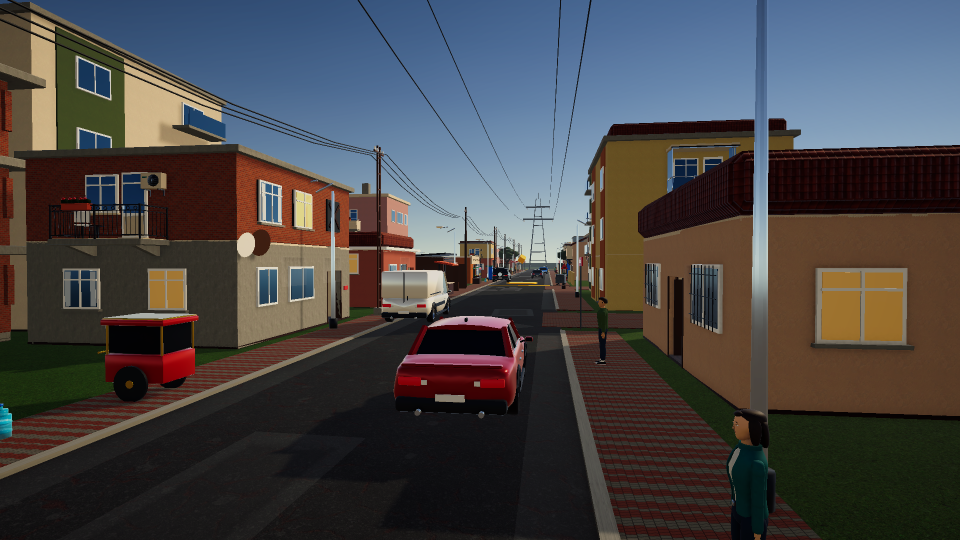
#> input picture release/store_screenshots/raw/shot2_selman_driving.png, 1920 x 1080 px (shown at 1/2 size); its folder holds 6 pictures in this run
$ python generate_store_posters.py
#> lines starting #> are read from the running program, lines starting #| are printed output that depends on the picture
#!/usr/bin/env python3
"""
Our World / Bizim Dünyamız — Next-Gen Store Marketing Poster, Header & Search Studio
Generates ultra-vibrant, Search-optimized store screenshots & headers across ALL mobile & tablet sizes
in BOTH Turkish (tr) and English (en-US):
  - Google Play Phone (1920 x 1080)
  - Apple App Store 6.7" iPhone (2796 x 1290)
  - Apple App Store 6.5" iPhone (2688 x 1242)
  - Apple App Store 12.9"/13" iPad Pro (2732 x 2048)
  - Google Play 7" Tablet (1920 x 1200)
  - Google Play 10" Tablet (2560 x 1600)
  - Google Play Feature Graphic / Store Header (1024 x 500 RGB — TR & EN + synced to StoreAssets/)

Usage:
  python3 release/store_screenshots/generate_store_posters.py --lang tr
  python3 release/store_screenshots/generate_store_posters.py --lang en
"""

import math
import os
import random
import shutil
import sys
from PIL import Image, ImageDraw, ImageEnhance, ImageFilter, ImageFont

SCRIPT_DIR = os.path.dirname(os.path.abspath(__file__))
PROJECT_DIR = os.path.abspath(os.path.join(SCRIPT_DIR, "..", ".."))
RAW_DIR = os.path.join(SCRIPT_DIR, "raw")
ICON_PATH = os.path.join(PROJECT_DIR, "StoreAssets", "AppStore_Icon_1024.png")
OUT_FEATURE = os.path.join(SCRIPT_DIR, "google_play_feature")
STORE_FEATURE_DST = os.path.join(PROJECT_DIR, "StoreAssets", "GooglePlay_FeatureGraphic_1024x500.png")

TARGETS = {
    "google_play_phone":     {"w": 1920, "h": 1080, "is_tablet": False},
    "app_store_6.7":         {"w": 2796, "h": 1290, "is_tablet": False},
    "app_store_6.5":         {"w": 2688, "h": 1242, "is_tablet": False},
    "app_store_ipad_12.9":   {"w": 2732, "h": 2048, "is_tablet": True},
    "google_play_tablet_7":  {"w": 1920, "h": 1200, "is_tablet": True},
    "google_play_tablet_10": {"w": 2560, "h": 1600, "is_tablet": True},
}

FONT_BOLD_CANDIDATES = [
    "/System/Library/Fonts/Supplemental/Arial Black.ttf",
    "/System/Library/Fonts/Supplemental/Arial Bold.ttf",
    "/System/Library/Fonts/Helvetica.ttc",
    "/System/Library/Fonts/SFNS.ttf",
]
FONT_MED_CANDIDATES = [
    "/System/Library/Fonts/Supplemental/Arial Bold.ttf",
    "/System/Library/Fonts/Helvetica.ttc",
    "/System/Library/Fonts/SFNS.ttf",
]
FONT_BOLD_PATH = next((p for p in FONT_BOLD_CANDIDATES if os.path.exists(p)), "")
FONT_MED_PATH = next((p for p in FONT_MED_CANDIDATES if os.path.exists(p)), FONT_BOLD_PATH)

_FONT_CACHE = {}
_RAW_CACHE = {}


# [17 lines left out: functions get_font, fit_font, not called in this run]


def load_and_grade_screenshot(raw_path, crop_bottom_px=0, warm_night_boost=False):
    """Loads a raw gameplay capture, optionally trims desktop bottom key-hint bar,
    and applies vibrant sunlit OLED studio color grading so shots pop in Store & Search."""
#> called with crop_bottom_px = 0, warm_night_boost = False
    cache_key = (raw_path, crop_bottom_px, warm_night_boost)
    if cache_key in _RAW_CACHE:
        return _RAW_CACHE[cache_key]

    if not os.path.exists(raw_path):
        raise FileNotFoundError(f"Missing raw screenshot: {raw_path}")

    im = Image.open(raw_path).convert("RGB")
#> im is the input picture: PIL image 1920x1080 RGB; mean R, G, B 71.2, 69.2, 70.4
    w, h = im.size
    if w == 2622 and h == 1206:
        im = im.crop((175, 0, w, h))
    elif w == 2424 and h == 1080:
        im = im.crop((145, 138, 2424, 1080))

    if crop_bottom_px > 0 and im.size[1] > crop_bottom_px + 200:
        cw, ch = im.size
        im = im.crop((0, 0, cw, ch - crop_bottom_px))

    if warm_night_boost:
        # Lift dark night asphalt/buildings cleanly while saturating warm evening amber lights
        im = ImageEnhance.Brightness(im).enhance(1.38)
        im = ImageEnhance.Contrast(im).enhance(1.16)
        im = ImageEnhance.Color(im).enhance(1.36)
        im = ImageEnhance.Sharpness(im).enhance(1.20)
        rgba = im.convert("RGBA")
        # Add subtle warm golden streetlamp atmospheric glow halos along the avenue lamps
        glow = Image.new("RGBA", rgba.size, (0, 0, 0, 0))
        gdraw = ImageDraw.Draw(glow)
        gw, gh = rgba.size
        lamp_spots = [
            (0.41, 0.25, 0.08),
            (0.55, 0.35, 0.07),
            (0.64, 0.43, 0.06),
            (0.89, 0.45, 0.07),
            (0.52, 0.56, 0.14),
            (0.28, 0.64, 0.16),
        ]
        for lx, ly, lr in lamp_spots:
            cx, cy, r = int(gw * lx), int(gh * ly), int(gw * lr)
            gdraw.ellipse([cx - r, cy - r, cx + r, cy + r], fill=(255, 198, 92, 68))
        glow = glow.filter(ImageFilter.GaussianBlur(max(12, gw // 24)))
        rgba = Image.alpha_composite(rgba, glow)
    else:
        # Vibrant, crisp sunlit OLED store color grade
        im = ImageEnhance.Brightness(im).enhance(1.10)
        im = ImageEnhance.Contrast(im).enhance(1.14)
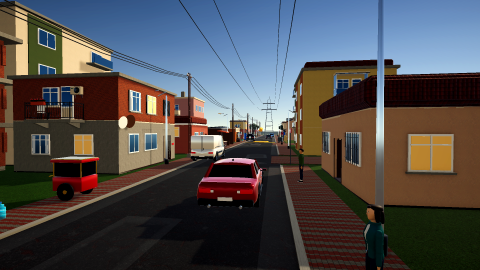
#> im: PIL image 1920x1080 RGB (shown at 1/4 size); mean R, G, B 77.8, 75.6, 77
        im = ImageEnhance.Color(im).enhance(1.30)
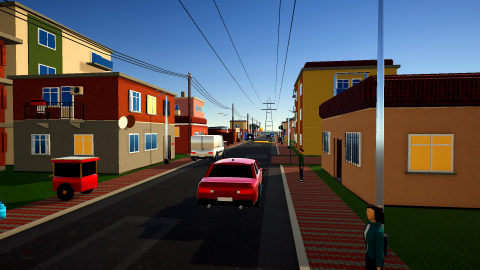
#> im: PIL image 1920x1080 RGB (shown at 1/4 size); mean R, G, B 77.9, 75.1, 77.1
        im = ImageEnhance.Sharpness(im).enhance(1.22)
        rgba = im.convert("RGBA")
        # Gentle warm top sunlight glaze
        sun = Image.new("RGBA", rgba.size, (0, 0, 0, 0))
#> sun: PIL image 1920x1080 RGBA; every value is 0
        sdraw = ImageDraw.Draw(sun)
        sw, sh = rgba.size
        sdraw.ellipse([int(sw * 0.55), -int(sh * 0.35), int(sw * 1.25), int(sh * 0.55)], fill=(255, 224, 150, 26))
        sun = sun.filter(ImageFilter.GaussianBlur(max(16, sw // 18)))
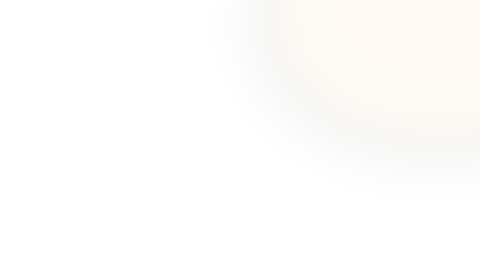
#> sun: PIL image 1920x1080 RGBA (shown at 1/4 size); mean R, G, B, A 54.3, 47.7, 31.9, 5.5; transparent parts drawn white
        rgba = Image.alpha_composite(rgba, sun)
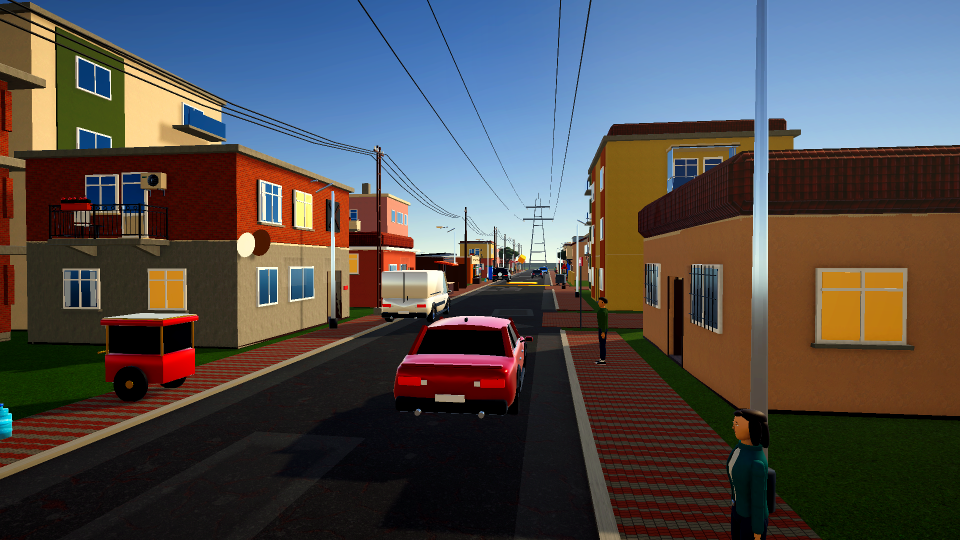
#> rgba: PIL image 1920x1080 RGBA (shown at 1/2 size); mean R, G, B, A 80.2, 76.6, 76.8, 255

    _RAW_CACHE[cache_key] = rgba
    return rgba


# [168 lines left out: functions load_rounded_icon, create_vibrant_backdrop, render_floating_screen, not called in this run]


def ui_scale(width, height, is_tablet=False):
    s = min(width / 2350.0, height / 1080.0) * 0.84
    return s * (1.16 if is_tablet else 1.0)


# [135 lines left out: functions draw_text_with_glow, draw_modern_header, draw_footer_chips, not called in this run]


def _frame_extra(s):
    return (max(7, int(10 * s)) + max(26, int(44 * s))) * 2


# [37 lines left out: functions _fit_box, compose_single, compose_dual, not called in this run]


def build_poster(spec, width, height, is_tablet=False):
    if spec["layout"] == "dual":
        front_img = load_and_grade_screenshot(spec["front_raw"], spec.get("front_crop_bot", 0), spec.get("front_night", False))
        back_img = load_and_grade_screenshot(spec["back_raw"], spec.get("back_crop_bot", 0), spec.get("back_night", False))
        bg_ref = front_img
    else:
        front_img = load_and_grade_screenshot(spec["raw"], spec.get("crop_bot", 0), spec.get("night", False))
        back_img = None
        bg_ref = front_img

    canvas = create_vibrant_backdrop(
        width, height,
        spec["c_tl"], spec["c_br"],
        spec["glow_a"], spec["glow_b"],
        bg_shot=bg_ref,
        seed=spec["seed"],
    )
    top_y = draw_modern_header(canvas, width, height, spec, is_tablet=is_tablet, show_icon=spec.get("show_icon", False))
    bot_y = draw_footer_chips(canvas, width, height, spec["chips"], spec["accent_rgb"], spec["accent2_rgb"], is_tablet=is_tablet)

    if spec["layout"] == "dual":
        compose_dual(canvas, width, height, top_y, bot_y, front_img, back_img, spec["accent_rgb"], spec["accent2_rgb"], is_tablet)
    else:
        compose_single(canvas, width, height, top_y, bot_y, front_img, spec["accent_rgb"], is_tablet)

    return canvas


# [110 lines left out: function build_feature_graphic, not called in this run]


POSTERS_TR = [
    {
        "id": "01_open_world_landmark",
        "layout": "dual",
        "show_icon": True,
        "badge": "BİZİM DÜNYAMIZ • 3D AÇIK DÜNYA",
        "title": "YAŞAYAN İSTANBUL'U KEŞFET",
        "highlight": "İSTANBUL'U",
        "sub": "8 ana cadde, 32 hikâye görevi, çiftlik, sürüş ve özgür mahalle hayatı!",
        "chips": ["8 ANA CADDE", "32 HİKÂYE GÖREVİ", "ÇEVRİMDIŞI & REKLAMSIZ"],
        "front_raw": os.path.join(RAW_DIR, "shot2_selman_driving.png"),
        "back_raw": os.path.join(RAW_DIR, "live_menu_hub.png"),
        "c_tl": (14, 42, 108), "c_br": (8, 22, 54),
        "glow_a": (36, 228, 214, 138), "glow_b": (255, 188, 56, 132),
        "accent_rgb": (48, 232, 216), "accent2_rgb": (255, 204, 72),
        "seed": 201,
    },
    {
        "id": "02_drive_and_explore",
        "layout": "single",
        "badge": "NO:73 OTO TAMİR • DRİFT, NİTRO & MODİFİYE",
        "title": "ARABANI MODİFİYE ET, SÜR",
        "highlight": "MODİFİYE ET,",
        "sub": "Oto tamirhanede modifiye yap, araba/motor sür, drift & nitro aç!",
        "chips": ["ARABA & MOTOSİKLET", "NO:73 OTO TAMİR", "DRİFT + NİTRO"],
        "raw": os.path.join(RAW_DIR, "live_driving_mobile.png"),
        "crop_bot": 44,
        "c_tl": (12, 46, 118), "c_br": (8, 18, 48),
        "glow_a": (52, 198, 255, 140), "glow_b": (255, 126, 76, 115),
        "accent_rgb": (74, 208, 255), "accent2_rgb": (255, 194, 74),
        "seed": 202,
    },
    {
        "id": "03_live_sports_5games",
        "layout": "dual",
        "badge": "5 OYNANABİLİR SPOR • İSTEDİĞİN AN MAÇ",
        "title": "HALI SAHA FUTBOL & TENİS",
        "highlight": "FUTBOL & TENİS",
        "sub": "3v3 halı sahada gol at, toprak kortta 1v1 tenis maçını kazan!",
        "chips": ["3v3 HALI SAHA", "1v1 TOPRAK KORT TENİS", "5 CANLI SPOR"],
        "front_raw": os.path.join(RAW_DIR, "live_football_3v3.png"),
        "front_crop_bot": 42,
        "back_raw": os.path.join(RAW_DIR, "live_tennis_1v1.png"),
        "back_crop_bot": 42,
        "c_tl": (10, 68, 56), "c_br": (8, 26, 36),
        "glow_a": (54, 240, 148, 138), "glow_b": (255, 162, 62, 126),
        "accent_rgb": (68, 242, 154), "accent2_rgb": (255, 196, 72),
        "seed": 203,
    },
    {
        "id": "04_smart_npcs_32missions",
        "layout": "dual",
        "badge": "6 BÖLÜM • 32 HİKÂYE GÖREVİ • 10 TR & 6 EN SES",
        "title": "SESLİ KONUŞAN MAHALLE",
        "highlight": "SESLİ KONUŞAN",
        "sub": "10 Türkçe & 6 İngilizce seslendirme, akıllı komşular ve 32 görev!",
        "chips": ["32 HİKÂYE GÖREVİ", "10 TR & 6 EN SES", "SOKAK KEDİLERİ"],
        "front_raw": os.path.join(RAW_DIR, "live_npc_mission.png"),
        "front_crop_bot": 42,
        "back_raw": os.path.join(RAW_DIR, "live_npc_neighbors.png"),
        "back_crop_bot": 42,
        "c_tl": (74, 42, 18), "c_br": (24, 16, 38),
        "glow_a": (255, 182, 58, 145), "glow_b": (48, 224, 206, 125),
        "accent_rgb": (255, 196, 68), "accent2_rgb": (62, 234, 214),
        "seed": 204,
    },
    {
        "id": "05_basketball_volleyball_pool",
        "layout": "dual",
        "badge": "SOKAK SPORLARI • 50M YÜZME & TRAMPLEN",
        "title": "BASKETBOL, VOLEYBOL & HAVUZ",
        "highlight": "BASKETBOL,",
        "sub": "2v2 basketbolda şut at, voleybolda smaç vur, 50m yüzme yarışına çık!",
        "chips": ["2v2 BASKETBOL", "2v2 VOLEYBOL", "50M YÜZME & DALIŞ"],
        "front_raw": os.path.join(RAW_DIR, "live_basketball_2v2.png"),
        "front_crop_bot": 42,
        "back_raw": os.path.join(RAW_DIR, "live_volleyball_2v2.png"),
        "back_crop_bot": 42,
        "c_tl": (82, 34, 28), "c_br": (16, 24, 58),
        "glow_a": (255, 134, 58, 142), "glow_b": (52, 222, 232, 130),
        "accent_rgb": (255, 162, 68), "accent2_rgb": (64, 234, 226),
        "seed": 205,
    },
    {
        "id": "06_farm_lake_fishing",
        "layout": "dual",
        "badge": "AYDOS ÇİFTLİĞİ • SULTANBEYLİ GÖLETİ",
        "title": "ÇİFTLİK, HAYVANLAR & BALIK",
        "highlight": "ÇİFTLİK,",
        "sub": "16 tarlada hasat yap, hayvanlarını besle & gölet iskelesinden balık tut!",
        "chips": ["16 BOSTAN TARLASI", "HAYVANCILIK & PAZAR", "GÖLET BALIKÇILIĞI"],
        "front_raw": os.path.join(RAW_DIR, "live_aydos_farm.png"),
        "back_raw": os.path.join(RAW_DIR, "live_lake_swans.png"),
        "c_tl": (18, 72, 46), "c_br": (10, 28, 44),
        "glow_a": (78, 236, 132, 138), "glow_b": (62, 214, 248, 132),
        "accent_rgb": (86, 240, 142), "accent2_rgb": (64, 224, 248),
        "seed": 207,
    },
    {
        "id": "07_shooting_range_swim",
        "layout": "dual",
        "badge": "AYDOS ATIŞ POLİGONU • AÇIK YÜZME HAVUZU",
        "title": "ATIŞ POLİGONU & 50M YÜZME",
        "highlight": "POLİGONU &",
        "sub": "4 silah & 4 sportif hedef modunda yarış, havuzda kulaç & tramplen atla!",
        "chips": ["4 SİLAH & 4 MOD", "HEDEF & TRAP", "50M YÜZME YARIŞI"],
        "front_raw": os.path.join(RAW_DIR, "live_shooting_range.png"),
        "back_raw": os.path.join(RAW_DIR, "live_swim_50m.png"),
        "c_tl": (64, 34, 22), "c_br": (12, 34, 62),
        "glow_a": (255, 174, 56, 142), "glow_b": (48, 218, 246, 134),
        "accent_rgb": (255, 192, 68), "accent2_rgb": (58, 226, 248),
        "seed": 208,
    },
    {
        "id": "08_day_night_cycle",
        "layout": "dual",
        "badge": "CANLI MENÜ • IŞIKLI İSTANBUL GECELERİ",
        "title": "GÜNDÜZDEN GECE IŞIKLARINA",
        "highlight": "GECE IŞIKLARINA",
        "sub": "İstediğin bölgeden başla, sokak lambalarıyla akşamları gez!",
        "chips": ["BÖLGE SEÇ & BAŞLA", "GECE SOKAK LAMBALARI", "TOPLULUKLA BÜYÜR"],
        "front_raw": os.path.join(RAW_DIR, "live_menu_hub.png"),
        "back_raw": os.path.join(RAW_DIR, "live_selman_night.png"),
        "back_night": True,
        "c_tl": (28, 22, 82), "c_br": (10, 14, 40),
        "glow_a": (255, 186, 64, 140), "glow_b": (62, 214, 242, 132),
        "accent_rgb": (255, 198, 76), "accent2_rgb": (74, 228, 244),
        "seed": 206,
    },
]

POSTERS_EN = [
    {
        "id": "01_open_world_landmark",
        "layout": "dual",
        "show_icon": True,
        "badge": "OUR WORLD • LIVING 3D OPEN WORLD",
        "title": "EXPLORE A LIVING 3D CITY",
        "highlight": "LIVING 3D",
        "sub": "8 avenues, 32 story missions, farming, driving & total freedom!",
        "chips": ["8 MAIN AVENUES", "32 STORY MISSIONS", "OFFLINE & AD-FREE"],
        "front_raw": os.path.join(RAW_DIR, "shot2_selman_driving.png"),
        "back_raw": os.path.join(RAW_DIR, "live_menu_hub.png"),
        "c_tl": (14, 42, 108), "c_br": (8, 22, 54),
        "glow_a": (36, 228, 214, 138), "glow_b": (255, 188, 56, 132),
        "accent_rgb": (48, 232, 216), "accent2_rgb": (255, 204, 72),
        "seed": 201,
    },
    {
        "id": "02_drive_and_explore",
        "layout": "single",
        "badge": "NO:73 AUTO GARAGE • DRIFT, NITRO & TUNING",
        "title": "TUNE YOUR CAR & DRIVE FREE",
        "highlight": "DRIVE FREE",
        "sub": "Customize & repair at No:73 Auto Garage, drift, hit nitro & play radio!",
        "chips": ["CARS & MOTORCYCLES", "NO:73 AUTO GARAGE", "DRIFT + NITRO"],
        "raw": os.path.join(RAW_DIR, "live_driving_mobile.png"),
        "crop_bot": 44,
        "c_tl": (12, 46, 118), "c_br": (8, 18, 48),
        "glow_a": (52, 198, 255, 140), "glow_b": (255, 126, 76, 115),
        "accent_rgb": (74, 208, 255), "accent2_rgb": (255, 194, 74),
        "seed": 202,
    },
    {
        "id": "03_live_sports_5games",
        "layout": "dual",
        "badge": "5 PLAYABLE SPORTS • JUMP IN ANYTIME",
        "title": "STREET FOOTBALL & TENNIS",
        "highlight": "FOOTBALL & TENNIS",
        "sub": "Score goals in 3v3 football & win rallies on the clay tennis court!",
        "chips": ["3v3 STREET FOOTBALL", "1v1 CLAY TENNIS", "5 LIVE SPORTS"],
        "front_raw": os.path.join(RAW_DIR, "live_football_3v3.png"),
        "front_crop_bot": 42,
        "back_raw": os.path.join(RAW_DIR, "live_tennis_1v1.png"),
        "back_crop_bot": 42,
        "c_tl": (10, 68, 56), "c_br": (8, 26, 36),
        "glow_a": (54, 240, 148, 138), "glow_b": (255, 162, 62, 126),
        "accent_rgb": (68, 242, 154), "accent2_rgb": (255, 196, 72),
        "seed": 203,
    },
    {
        "id": "04_smart_npcs_32missions",
        "layout": "dual",
        "badge": "6 CHAPTERS • 32 MISSIONS • EN & TR VOICES",
        "title": "VOICED LIVING NEIGHBORS",
        "highlight": "VOICED LIVING",
        "sub": "6 English & 10 Turkish voices, smart neighbors, street cats & 32 quests!",
        "chips": ["32 STORY MISSIONS", "EN & TR VOICEOVER", "STREET CATS"],
        "front_raw": os.path.join(RAW_DIR, "live_npc_mission.png"),
        "front_crop_bot": 42,
        "back_raw": os.path.join(RAW_DIR, "live_npc_neighbors.png"),
        "back_crop_bot": 42,
        "c_tl": (74, 42, 18), "c_br": (24, 16, 38),
        "glow_a": (255, 182, 58, 145), "glow_b": (48, 224, 206, 125),
        "accent_rgb": (255, 196, 68), "accent2_rgb": (62, 234, 214),
        "seed": 204,
    },
    {
        "id": "05_basketball_volleyball_pool",
        "layout": "dual",
        "badge": "STREET COURTS • 50M SWIM & DIVING",
        "title": "HOOPS, VOLLEYBALL & POOL",
        "highlight": "HOOPS,",
        "sub": "Drain 2v2 jump shots, spike volleyball winners & race 50m freestyle!",
        "chips": ["2v2 BASKETBALL", "2v2 VOLLEYBALL", "50M SWIM & DIVING"],
        "front_raw": os.path.join(RAW_DIR, "live_basketball_2v2.png"),
        "front_crop_bot": 42,
        "back_raw": os.path.join(RAW_DIR, "live_volleyball_2v2.png"),
        "back_crop_bot": 42,
        "c_tl": (82, 34, 28), "c_br": (16, 24, 58),
        "glow_a": (255, 134, 58, 142), "glow_b": (52, 222, 232, 130),
        "accent_rgb": (255, 162, 68), "accent2_rgb": (64, 234, 226),
        "seed": 205,
    },
    {
        "id": "06_farm_lake_fishing",
        "layout": "dual",
        "badge": "AYDOS VALLEY FARM • SULTANBEYLI LAKE",
        "title": "FARMING, ANIMALS & FISHING",
        "highlight": "FARMING,",
        "sub": "Grow 16 crop beds, care for livestock & cast off the lakeside pier!",
        "chips": ["16 CROP PLOTS", "LIVESTOCK & MARKET", "5 FISH SPECIES"],
        "front_raw": os.path.join(RAW_DIR, "live_aydos_farm.png"),
        "back_raw": os.path.join(RAW_DIR, "live_lake_swans.png"),
        "c_tl": (18, 72, 46), "c_br": (10, 28, 44),
        "glow_a": (78, 236, 132, 138), "glow_b": (62, 214, 248, 132),
        "accent_rgb": (86, 240, 142), "accent2_rgb": (64, 224, 248),
        "seed": 207,
    },
    {
        "id": "07_shooting_range_swim",
        "layout": "dual",
        "badge": "AYDOS SHOOTING RANGE • 50M SWIM RACE",
        "title": "TARGET RANGE & SWIMMING",
        "highlight": "TARGET RANGE",
        "sub": "Master 4 sporting target modes, race 50m lanes & dive off the board!",
        "chips": ["4 SPORTING MODES", "TARGET & CLAY TRAP", "50M SWIM RACE"],
        "front_raw": os.path.join(RAW_DIR, "live_shooting_range.png"),
        "back_raw": os.path.join(RAW_DIR, "live_swim_50m.png"),
        "c_tl": (64, 34, 22), "c_br": (12, 34, 62),
        "glow_a": (255, 174, 56, 142), "glow_b": (48, 218, 246, 134),
        "accent_rgb": (255, 192, 68), "accent2_rgb": (58, 226, 248),
        "seed": 208,
    },
    {
        "id": "08_day_night_cycle",
        "layout": "dual",
        "badge": "LIVING MENU • GLOWING NIGHT STREETS",
        "title": "FROM SUNNY DAYS TO LIT NIGHTS",
        "highlight": "LIT NIGHTS",
        "sub": "Start in any district & explore under glowing evening streetlamps!",
        "chips": ["DISTRICT FAST-START", "NIGHT STREETLAMPS", "PLAYER IDEAS"],
        "front_raw": os.path.join(RAW_DIR, "live_menu_hub.png"),
        "back_raw": os.path.join(RAW_DIR, "live_selman_night.png"),
        "back_night": True,
        "c_tl": (28, 22, 82), "c_br": (10, 14, 40),
        "glow_a": (255, 186, 64, 140), "glow_b": (62, 214, 242, 132),
        "accent_rgb": (255, 198, 76), "accent2_rgb": (74, 228, 244),
        "seed": 206,
    },
]


def main():
    active_lang = "tr"
    if "--lang" in sys.argv:
        idx = sys.argv.index("--lang")
        if idx + 1 < len(sys.argv):
            active_lang = sys.argv[idx + 1].lower()

    posters = POSTERS_EN if active_lang == "en" else POSTERS_TR
    root_dir = os.path.join(SCRIPT_DIR, "en-US") if active_lang == "en" else SCRIPT_DIR

    # Remove stale poster filenames from previous versions so sets stay clean & exact (6 files)
    valid_ids = {f"{p['id']}.png" for p in posters}

    total = 0
    for target_name, cfg in TARGETS.items():
        w, h, is_tab = cfg["w"], cfg["h"], cfg["is_tablet"]
        out_dir = os.path.join(root_dir, target_name)
        os.makedirs(out_dir, exist_ok=True)
        for existing in os.listdir(out_dir):
            if existing.endswith(".png") and existing not in valid_ids:
                os.remove(os.path.join(out_dir, existing))

        print(f"=== Generating [{active_lang}] {target_name} ({w} x {h}, tablet={is_tab}) ===")
        for spec in posters:
            img = build_poster(spec, w, h, is_tab)
            if target_name.startswith("app_store"):
                img = img.convert("RGB")
            out_file = os.path.join(out_dir, f"{spec['id']}.png")
            img.save(out_file, "PNG", optimize=True)
            total += 1
            print(f"  -> {out_file}")

    print(f"=== Generating Google Play Header / Feature Graphic ({active_lang}, 1024 x 500) ===")
    build_feature_graphic(active_lang)
    total += 1

    print(f"=== Generated {total} Vibrant Store Marketing Assets ({active_lang})! ===")


if __name__ == "__main__":
#> (the run stopped early here; a loop or call above may not have finished)
